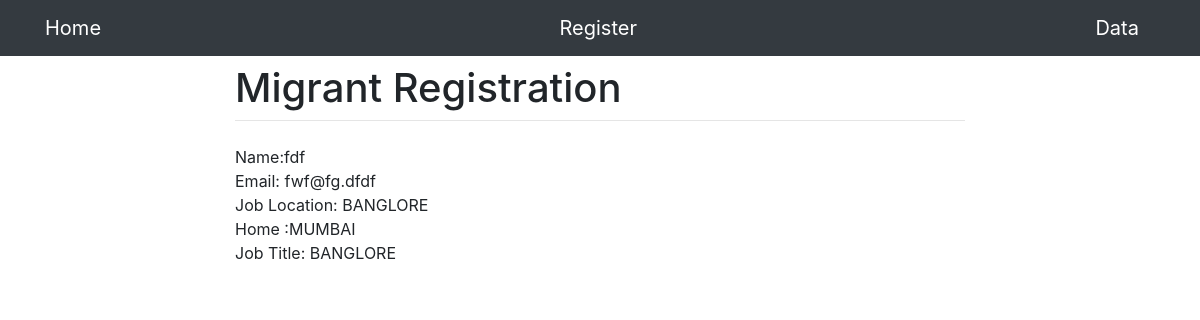
The app's page /23/ with its own data.
### registration/models.py (models this page shows)
class Person(models.Model):
    name = models.CharField(max_length=130)
    mobile=models.IntegerField(primary_key=True)
    email = models.EmailField(blank=True)
    job_title = models.CharField(max_length=30, blank=True)
    job=models.CharField(max_length=10,choices=LOCATIONCHOICE,default='Select')
    home=models.CharField(max_length=10,choices=LOCATIONCHOICE,default='Select')
    bio = models.TextField(blank=True)

### registration/views.py (the view)
# urls.py: path('<int:pk>/', views.DetailView.as_view(), name='detail'),
class DetailView(generic.DetailView):
    model = Person

### registration/templates/registration/person_detail.html
{% extends './base.html' %}
{% block content %}
Name:{{person.name}}
<br>
Email: {{person.email}}
<br>
Job Location: {{person.job}}
<br>
Home :{{person.home}}
<br>
Job Title: {{person.job}}
{% endblock %}

### records on screen
Person: name "fdf", email "fwf@fg.dfdf", job "BANGLORE", home "MUMBAI"
